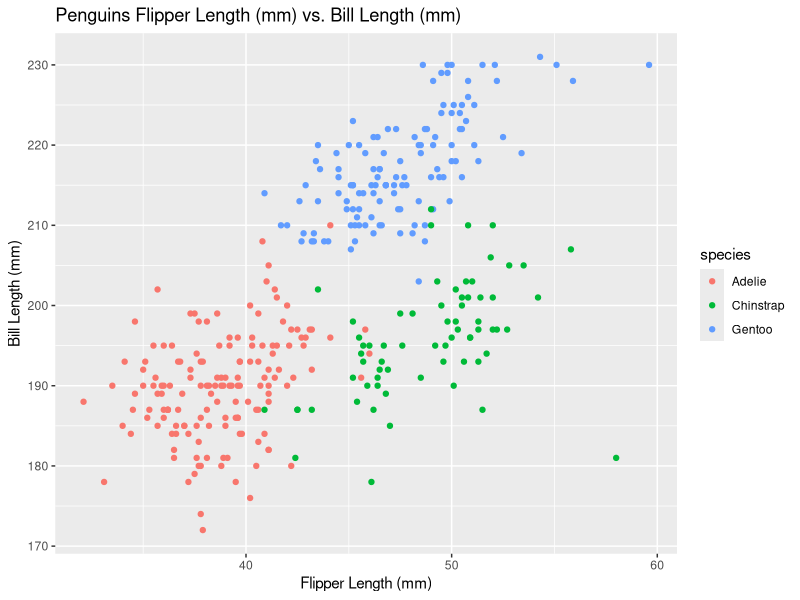
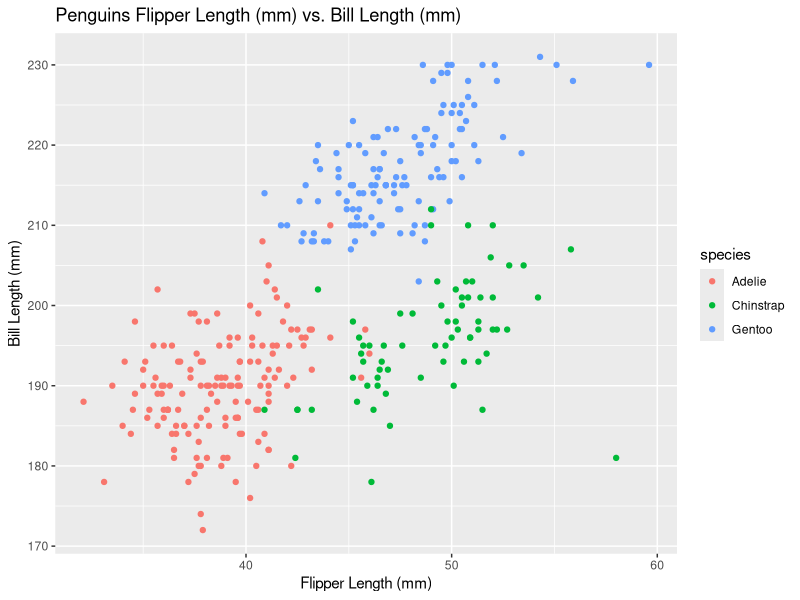

Here is the R script that generated these plots, in order:
## ---- chunk 1
library(tidyverse)
library(ggplot2)
## ---- chunk 2
# a random sample of size 10 from a standard Normal distribution
nordist_sam <-
  rnorm(10)

# a logical vector indicating whether elements of the sample are greater than 0
sam_greater0 <-
  nordist_sam >0 

# a character vector of length 10
chara_10 <-
  c("a","b","c","d","e","f","g","h","i","j")

# a factor vector of length 10, with 3 different factor “levels”
fact_10 <-
  c("good","bad","ok","good","bad","ok","good","bad","ok","good")
## ---- chunk 3
# problem 1 data frame
df_problem1 <-
  tibble(nordist_sam,sam_greater0,chara_10,fact_10)

df_problem1
## ---- chunk 4
# Mean of nordist_sam
mean(pull(df_problem1,nordist_sam))

# Mean of sam_greater0
mean(pull(df_problem1,sam_greater0))

# Mean of chara_10
mean(pull(df_problem1,chara_10))

# Mean of fact_10
mean(pull(df_problem1,fact_10))

## ---- chunk 5
# add as.numeric to nordist_sam
as.numeric(pull(df_problem1,nordist_sam))

# add as.numeric to sam_greater0
as.numeric(pull(df_problem1,sam_greater0))

# add as.numeric to chara_10
as.numeric(pull(df_problem1,chara_10))

# add as.numeric to fact_10
as.numeric(pull(df_problem1,fact_10))
## ---- chunk 6
#Load Penguins dataset 
data("penguins", package = "palmerpenguins")
## ---- chunk 7
# the data in this dataset, including names / values of important variables
head(penguins)
## ---- chunk 8
## make plot
ggplot(penguins, aes(x = bill_length_mm, y = flipper_length_mm, color = species)) + 
  geom_point() +
  ggtitle("Penguins Flipper Length (mm) vs. Bill Length (mm)") +
  xlab("Flipper Length (mm)") +
  ylab("Bill Length (mm)")

## save plot
ggsave("p8105_hw1_hx2306_scatterplot.jpeg",plot = last_plot())
